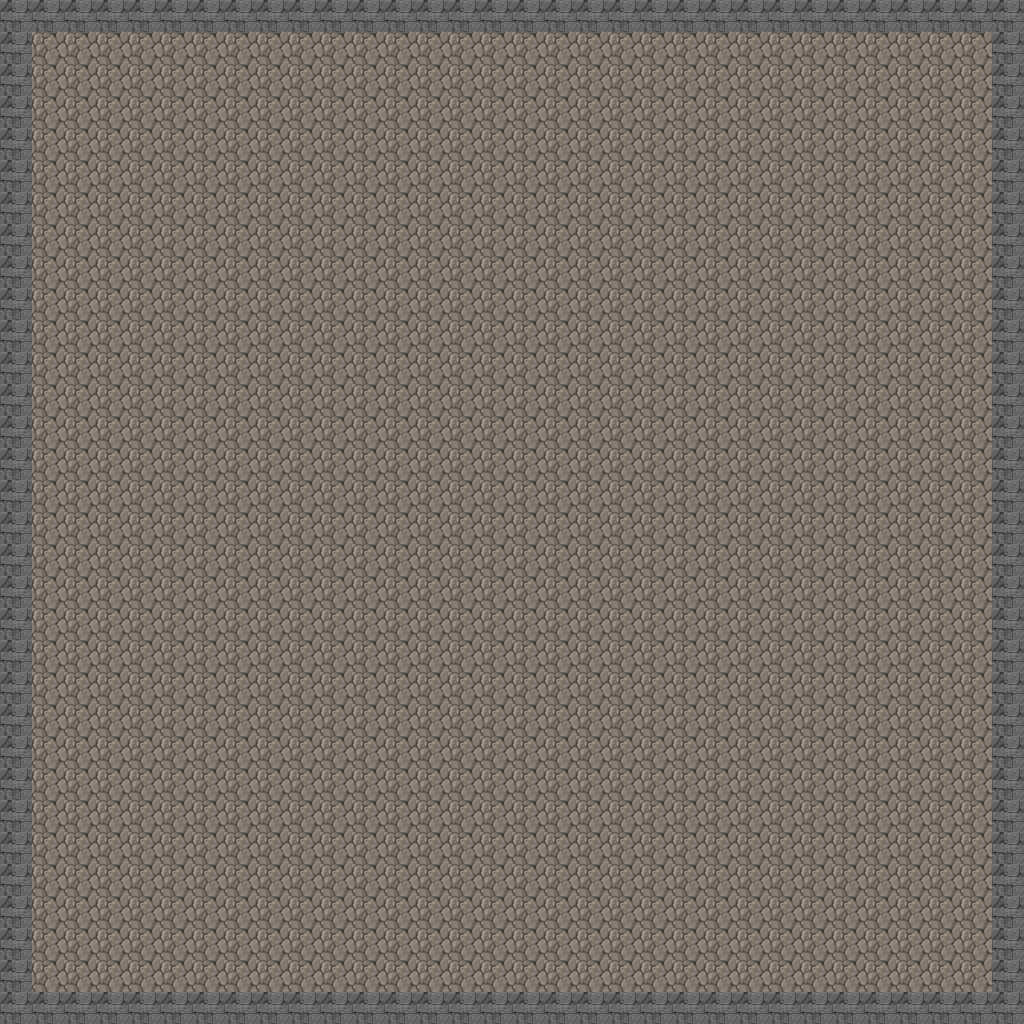

This game map was drawn from its Tiled (.tmx) file and the tilesets committed beside it. A one-line description and the trimmed map source follow:
An orthogonal 32x32 tile map with 32x32 px tiles, 3 tile layers (Background, Obstacles, Collision).

<map version="1.0" tiledversion="1.1.4" orientation="orthogonal" renderorder="right-down" width="32" height="32" tilewidth="32" tileheight="32" infinite="0" nextobjectid="1">
 <tileset firstgid="1" source="MyTiles.tsx" />
 <layer name="Background" width="32" height="32">
  <data>[1024 cells, 1024 non-empty, 1 distinct tile ids]</data>
 </layer>
 <layer name="Obstacles" width="32" height="32">
  <data>[1024 cells, 0 non-empty, 0 distinct tile ids]</data>
 </layer>
 <layer name="Collision" width="32" height="32">
  <data>[1024 cells, 124 non-empty, 1 distinct tile ids]</data>
 </layer>
 <objectgroup name="Buildings" />
</map>
